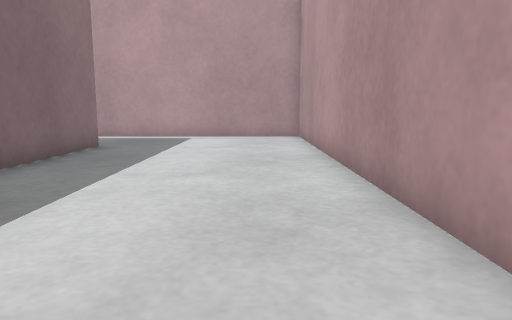
View 1 (above)

14 first-person views from a walk through a robot-simulator world made for Gazebo. The camera is 0.5 m above the floor, tilts 8° down and sees 70° across. The floor is counted in squares, 0.5 m on a side. Each view is taken from the middle of a square. On the plan, view 1 faces up. The plan holds only what a view shows up to about 13 squares ahead; the rest is blank. The place goes on beyond the plan. Gazebo's built-in surfaces are drawn with simple patterns.

View 2
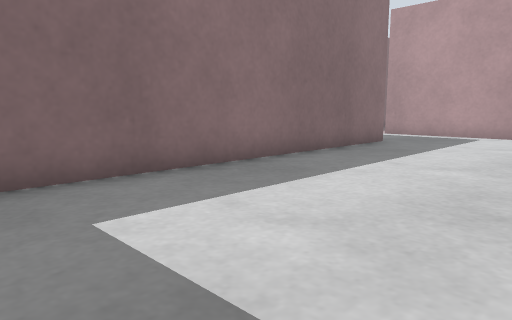

View 3
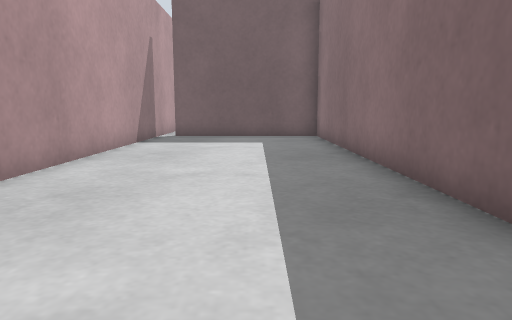

View 4
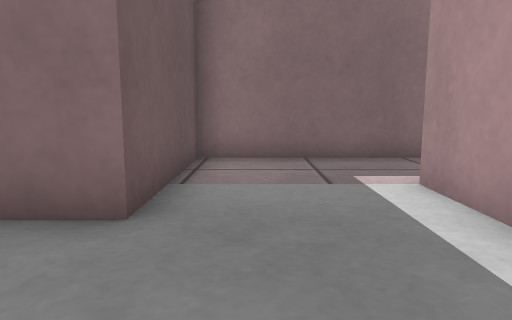

View 5
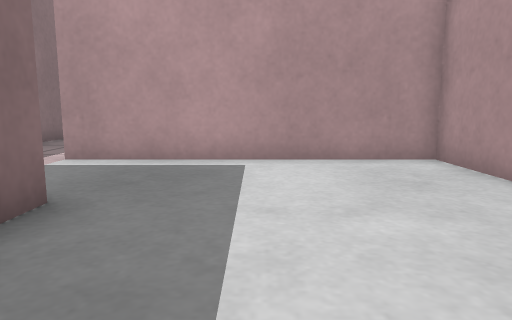

View 6
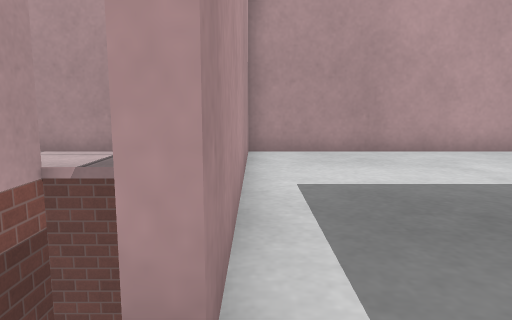

View 7
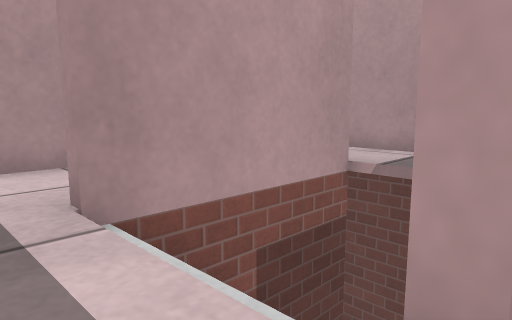

View 8
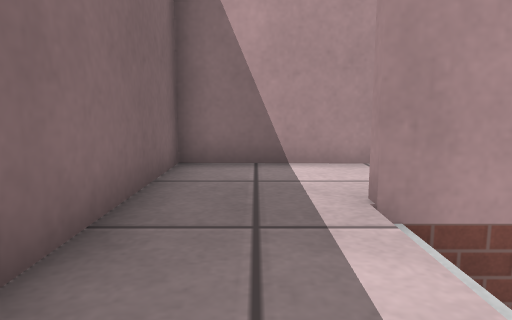

View 9
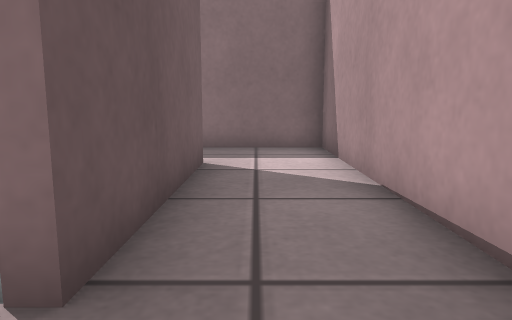

View 10
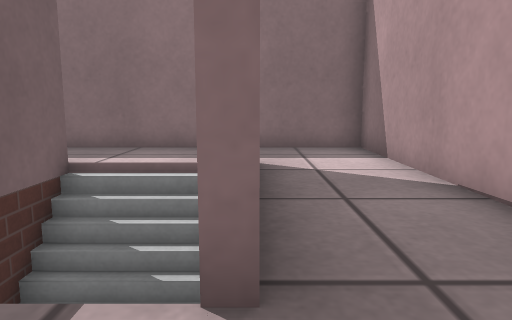

View 11
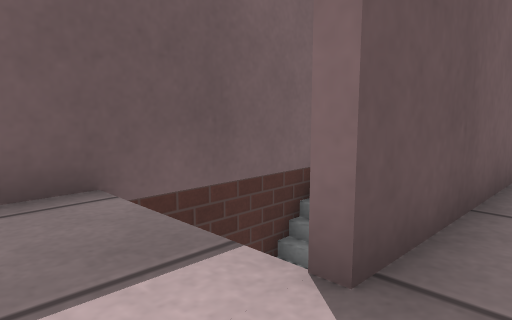

View 12
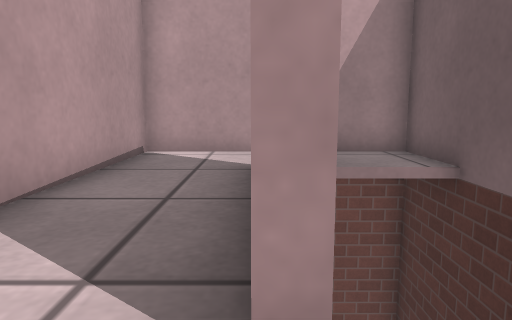

View 13
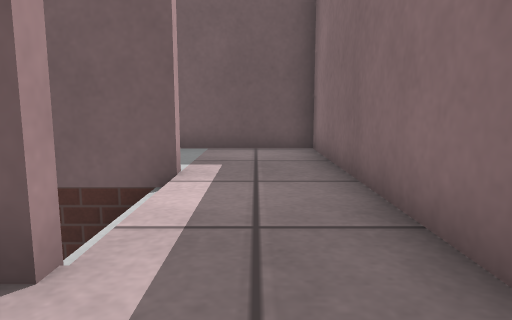

View 14
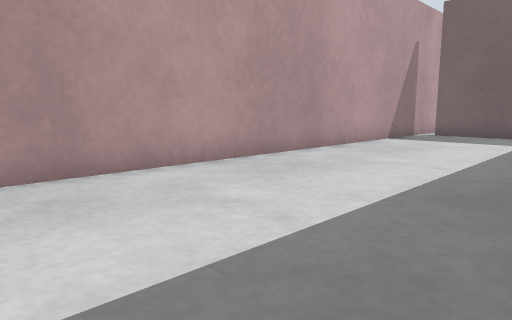

### Floor plan
Ten units are one square. View 1 is at (0, 0); x grows to the right and y downward. Boxes are objects, and circles mark ways between rooms. Rooms are numbered by the first view taken in them; rooms with no view inside come last. Other rooms are left out.
<svg viewBox="-89 -202 114 232">
<path fill="none" stroke="#000" d="M16 25 16 -132 -59 -132M-84 -125 -84 -98 -42 -98 -42 25 10 25M-7 -167 -58 -167M-59 -135 16 -135 16 -164M-84 -165 -84 -125M-58 -170 -7 -170M16 -164 16 -196 -84 -197 -84 -165M-7 -170 -7 -167M-58 -167 -58 -170"/>
<circle cx="-65" cy="-130" r="3" fill="#2a7"/>
<circle cx="-65" cy="-170" r="3" fill="#2a7"/>
<circle cx="5" cy="-170" r="3" fill="#2a7"/>
<text x="-10" y="-60">1</text>
<text x="-30" y="-150">2</text>
<text x="-30" y="-180">3</text>
</svg>
Room 1 opens to room 2. Room 2 opens to room 3.

Where each view was taken, in squares from view 1:
view 1: 0 up, 0 right, facing up
view 2: 1 down, 1 right, facing up-left
view 3: 11 up, 2 left, facing down
view 4: 11 up, 1 left, facing left
view 5: 6 up, 2 left, facing up
view 6: 13 up, 7 left, facing right
view 7: 13 up, 7 left, facing up-right
view 8: 13 up, 7 left, facing up
view 9: 18 up, 1 right, facing left
view 10: 17 up, 1 right, facing left
view 11: 18 up, 1 right, facing down-left
view 12: 17 up, 7 left, facing right
view 13: 19 up, 7 left, facing down
view 14: 12 up, 4 left, facing down-right
